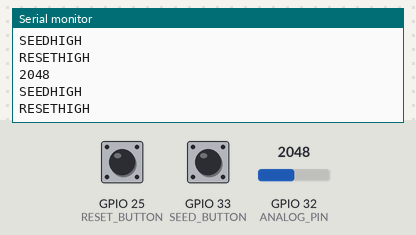
The sketch below on a simulated ESP32. Shown: the last lines printed to the serial monitor. Inputs (shaded band) come from the test bench; at power-on: GPIO 25 (RESET_BUTTON) HIGH, GPIO 33 (SEED_BUTTON) HIGH, GPIO 32 (ANALOG_PIN) = 2048.

Above: at 1.2 s.
1.3 s: GPIO 25 (RESET_BUTTON) pulled LOW for 0.15 s
At 1.32 s:
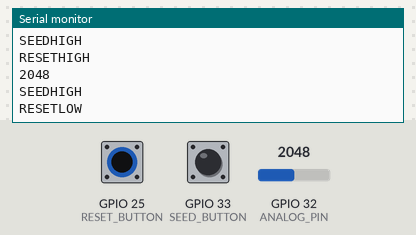
2.9 s: GPIO 33 (SEED_BUTTON) pulled LOW for 0.15 s
4.5 s: GPIO 32 (ANALOG_PIN) set to 2866
At 4.54 s:
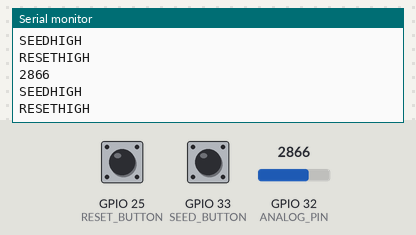
6.0 s: GPIO 32 (ANALOG_PIN) set to 3603
At 6.05 s:
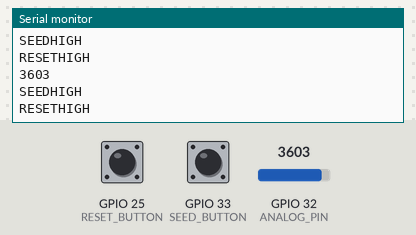
Timing chart, 0 to 8.5 s (numbered marks = the images above; inputs shaded):
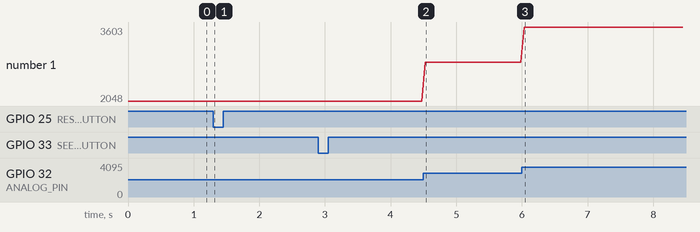

Measured:
- after the input at 1.3 s, the serial monitor: prints a new line at once (image 1)
- after the input at 4.5 s, the serial monitor: prints a new line at once (image 2)
- after the input at 6.0 s, the serial monitor: prints a new line at once (image 3)
- plotted number 1: 2048 → 2866 after the input at 4.5 s, 2866 → 3603 after the input at 6.0 s

The sketch:

watermelonpop.ino
```cpp
#define SEED_BUTTON 33
#define RESET_BUTTON 25
#define ANALOG_PIN 32

// variables
int lastSeedState = HIGH; // the previous state from the input pin
int currentSeedState;     // the current reading from the input pin
int lastResetState = HIGH;
int currentResetState;

float floatMap(float x, float in_min, float in_max, float out_min, float out_max) {
  return (x - in_min) * (out_max - out_min) / (in_max - in_min) + out_min;
}

void setup() {
  // put your setup code here, to run once:
  Serial.begin(115200);
  pinMode(SEED_BUTTON, INPUT_PULLUP); // initializes seed button as PULLUP
  pinMode(RESET_BUTTON, INPUT_PULLUP); // initializes reset button as pullup
}

void loop() {
  // put your main code here, to run repeatedly:
  // handles potentiometer
  int analogValue = analogRead(ANALOG_PIN);
  Serial.println(analogValue);

  //handles seed button
  currentSeedState = digitalRead(SEED_BUTTON);
  if (currentSeedState == HIGH) {
    Serial.println("SEEDHIGH");
  } else {
    Serial.println("SEEDLOW");
  }

  // handles reset button
  currentResetState = digitalRead(RESET_BUTTON);
  if (currentResetState == HIGH) {
    Serial.println("RESETHIGH");
  } else {
    Serial.println("RESETLOW");
  }
  delay(50);

  // Rescale to potentiometer's voltage (from 0V to 3.3V):
  // float voltage = floatMap(analogValue, 0, 4095, 0, 3.3);

  // // print out the value you read:
  // Serial.print("Analog: ");
  // Serial.print(analogValue);
  // Serial.print(", Voltage: ");
  // Serial.println(voltage);
  // delay(1000);
}
```
